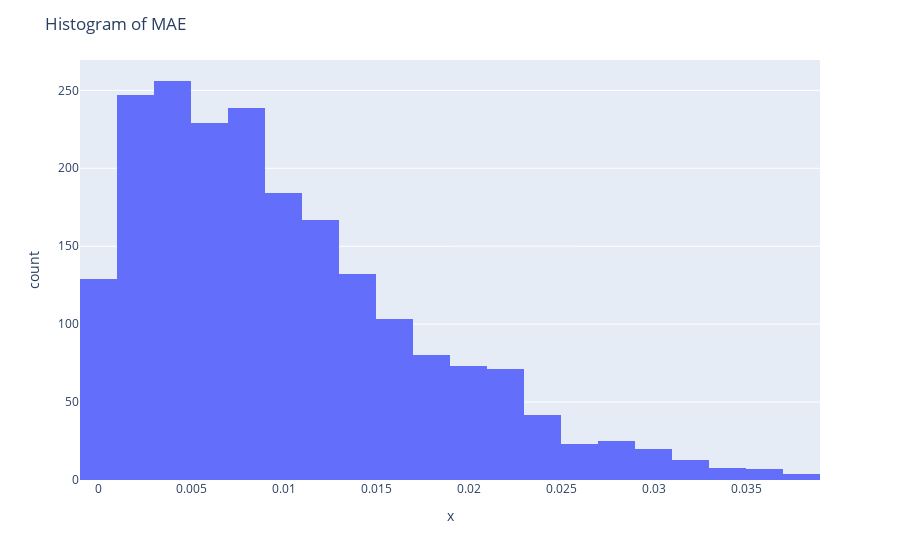

The notebook cell this image was saved under:
### Code cell
all_mae_norms = []
output_comparison = [] 

for idx, data in enumerate(train_loader):

    interpolated_ts_coords = data.pos_interpolated_TS.detach().numpy()
    real_ts_coords = data.pos_real_TS
    real_ts_coords = np.array(real_ts_coords[0])

    difference_ts_coords = interpolated_ts_coords - real_ts_coords

    norm_difference_ts_coords = np.linalg.norm(difference_ts_coords, axis=1)
    # Mean absolute error
    mae = np.mean(norm_difference_ts_coords)
    all_mae_norms.append(mae)

    # Plot the real and interpolated TS structures
    # with two different colors on the same plot
    fig = px.scatter_3d(
        x=np.concatenate((real_ts_coords[:, 0], interpolated_ts_coords[:, 0])),
        y=np.concatenate((real_ts_coords[:, 1], interpolated_ts_coords[:, 1])),
        z=np.concatenate((real_ts_coords[:, 2], interpolated_ts_coords[:, 2])),
        color=np.concatenate((np.zeros(len(real_ts_coords)), np.ones(len(interpolated_ts_coords)))),
    )
    # Set the title of the plot as the mean absolute error
    fig.update_layout(title=f"MAE: {mae:.3f} Å")
    fig.write_html(f"plots/hamiltonian_model/interpolated_ts_{idx}_mae_{mae:.3f}.html")

    real_y = data.y
    predicted_y = model(data)
    output_comparison.append([real_y.detach().numpy(), predicted_y.detach().numpy()])

# Plot a histogram of the MAE
fig = px.histogram(x=all_mae_norms, nbins=20)
fig.update_layout(title="Histogram of MAE")
fig.show()

output_comparison = np.array(output_comparison).T
output_comparison = np.squeeze(output_comparison)
# Multiply the energies with the Hartree to eV conversion factor
output_comparison[0] *= ase_units.Hartree
output_comparison[1] *= ase_units.Hartree

### Figure 1 — Plotly figure (JSON) as saved in the notebook; plotly's stock layout.template omitted (floating-point values rounded to 4 significant figures; data arrays with more than 128 entries replaced by an {"elided": "..."} marker saying what was removed)
{"data": [{"alignmentgroup": "True", "bingroup": "x", "hovertemplate": "x=%{x}<br>count=%{y}<extra></extra>", "legendgroup": "", "marker": {"color": "#636efa", "pattern": {"shape": ""}}, "name": "", "nbinsx": 20, "offsetgroup": "", "orientation": "v", "showlegend": false, "type": "histogram", "x": {"elided": "2052 float values"}, "xaxis": "x", "yaxis": "y"}], "layout": {"barmode": "relative", "legend": {"tracegroupgap": 0}, "margin": {"t": 60}, "title": {"text": "Histogram of MAE"}, "xaxis": {"anchor": "y", "domain": [0, 1], "title": {"text": "x"}}, "yaxis": {"anchor": "x", "domain": [0, 1], "title": {"text": "count"}}}}
